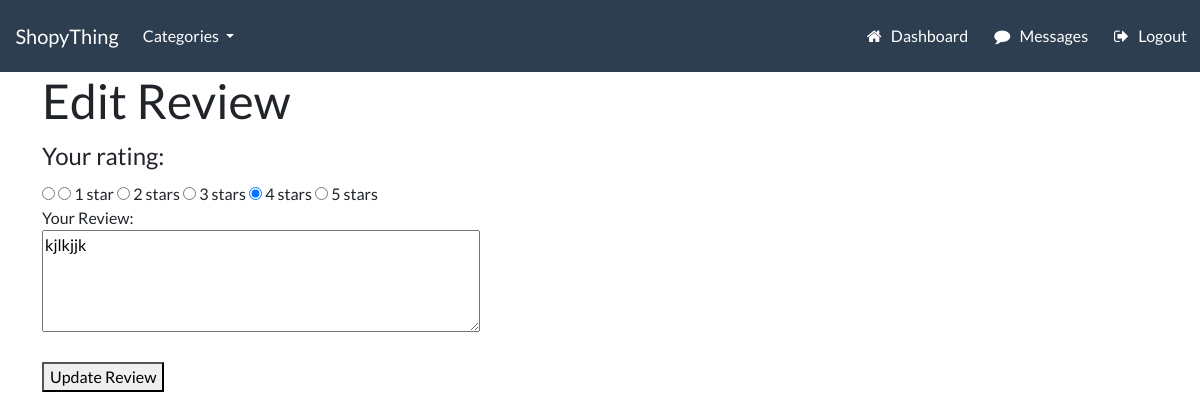
/edit-review/18/ (signed in), run on the app's committed database.
### store/models.py (models this page shows)
class ProductReview(models.Model):
    product = models.ForeignKey(Product, on_delete=models.CASCADE, related_name='reviews')
    author = models.ForeignKey(User, on_delete=models.CASCADE)
    rating = models.IntegerField(default=0, null=True)
    content = models.TextField()
    created_at = models.DateTimeField(auto_now_add=True)

### store/views.py (the view, shortened to what this page needs)
# urls.py: path('edit-review/<int:review_id>/', ReviewUpdateView.as_view(), name='edit-review'),
class ReviewUpdateView(LoginRequiredMixin, UpdateView):
    model = ProductReview
    form_class = ProductReviewForm
    template_name = 'store/edit-review.html'
    success_url = reverse_lazy('store')  # Replace with the URL to redirect after successful update
    def get_object(self, queryset=None):
        review_id = self.kwargs['review_id']
        return get_object_or_404(ProductReview, pk=review_id)

### store/forms.py
class ProductReviewForm(forms.ModelForm):
    class Meta:
        model = ProductReview
        fields = ['rating', 'content']
    rating = forms.IntegerField(label='Rating', min_value=1, max_value=5)

### store/models.py (called while the page is built)
    def get_absolute_url(self):
        return reverse('list-category', args=[self.slug])

### store/views.py (called while the page is built)
def categories(request):
    categories = Category.objects.all()
    return {'categories': categories}

### store/templates/store/edit-review.html (shortened to what this page needs)
{% extends "./base.html" %}
{% load static %}
{% block content %}
<div class="container">
    <h1>Edit Review</h1>
    <form method="post">
        <fieldset class="starability-grow">
            <legend>Your rating:</legend>
            <input type="radio" id="no-rate" class="input-no-rate" name="rating" value="0" checked aria-label="No rating." />
            <input type="radio" id="rate1" name="rating" value="1" {% if form.instance.rating == 1 %}checked{% endif %} />
            <label for="rate1" title="Terrible">1 star</label>
            <input type="radio" id="rate2" name="rating" value="2" {% if form.instance.rating == 2 %}checked{% endif %} />
            <label for="rate2" title="Not good">2 stars</label>
            <input type="radio" id="rate3" name="rating" value="3" {% if form.instance.rating == 3 %}checked{% endif %} />
            <label for="rate3" title="Average">3 stars</label>
            <input type="radio" id="rate4" name="rating" value="4" {% if form.instance.rating == 4 %}checked{% endif %} />
            <label for="rate4" title="Very good">4 stars</label>
            <input type="radio" id="rate5" name="rating" value="5" {% if form.instance.rating == 5 %}checked{% endif %} />
            <label for="rate5" title="Amazing">5 stars</label>
        </fieldset>
        <div>
            <label for="review_content">Your Review:</label><br>
            <textarea id="review_content" name="content" rows="4" cols="50">{{ form.instance.content }}</textarea>
        </div>
        <br>
        <button type="submit">Update Review</button>
    </form>
</div>
{% endblock %}

### data on the page
ProductReview: rating "☐ 1 star", rating "☐ 2 stars", rating "☐ 3 stars", rating "☑ 4 stars", rating "☐ 5 stars", content "kjlkjjk"
